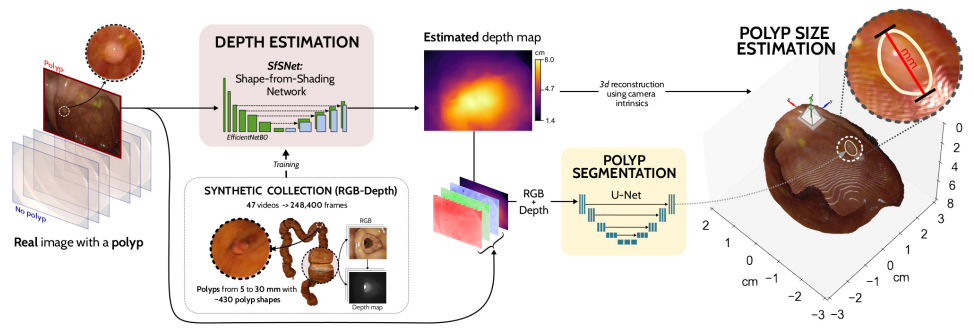
#> input picture pipeline_isbi.png, 1948 x 665 px, given as the content of the folder ./SyntheticDatabase_testingset_PolypSize/, which was not available (shown at 1/2 size)
$ python sizeGroundTruthSynthetic_revision.py
#> lines starting #> are read from the running program, lines starting #| are printed output that depends on the picture; after the words box and inside, x2 and y2 are one past the last pixel; in counts of white or black regions, pixels touching at a corner belong together; pictures that were not available may be replaced by others from this repository, and a replacement may not be noted
import os, csv
import pickle
import cv2
import numpy as np
import matplotlib
from matplotlib import pyplot as plt
import matplotlib.font_manager

from pylab import *
from mpl_toolkits.mplot3d import Axes3D
from skimage.transform import resize
from sklearn.metrics import mean_squared_error

#### CAMERA ###
from matplotlib import pyplot as plt
from mpl_toolkits.mplot3d.art3d import Poly3DCollection, Line3DCollection
import numpy as np

from camera_models import *

from skimage.measure import regionprops, label
from sklearn.metrics import pairwise_distances
from skimage.morphology import opening
from scipy import ndimage as ndi

# To generate test data
from skimage import data
from skimage.filters import sobel


STREL_4 = np.array([[0, 1, 0],
                    [1, 1, 1],
                    [0, 1, 0]], dtype=bool)

def get_border_image(region):
    convex_hull_mask = region.convex_image
    eroded_image = ndi.binary_erosion(convex_hull_mask, STREL_4, border_value=0)
    border_image = np.logical_xor(convex_hull_mask, eroded_image)
    return border_image

def get_region_diameters(img):

    assert img.dtype == bool and len(img.shape) == 2

    label_img = label(img, connectivity=img.ndim)

    for region in regionprops(label_img):
        border_image = get_border_image(region)

        perimeter_coordinates = np.transpose(np.nonzero(border_image))
        pairwise_distances_matrix = pairwise_distances(perimeter_coordinates)
        i, j = np.unravel_index(np.argmax(pairwise_distances_matrix), pairwise_distances_matrix.shape)
        ptA, ptB = perimeter_coordinates[i], perimeter_coordinates[j]
        region_offset = np.asarray([region.bbox[0], region.bbox[1]])
        ptA += region_offset
        ptB += region_offset
        yield pairwise_distances_matrix[i, j], ptA, ptB, border_image

def sortingFiles(arr, n):
    arr.sort(key=lambda x: (len(x), x))
    return arr

dpi_res = 100
matplotlib.rcParams["figure.dpi"] = dpi_res
matplotlib.rcParams['font.sans-serif'] = "Arial"
matplotlib.rcParams['xtick.major.pad']='10'
matplotlib.rcParams['ytick.major.pad']='10'
#matplotlib.rcParams['ztick.major.pad']='8'
fontScale = 25
fig_size=(10,10)

path_db = './SyntheticDatabase_testingset_PolypSize/'

list_files = os.listdir(path_db)
list_sorted_files = sortingFiles(list_files,len(list_files))

gt_size_arr = []
vid_name_arr = []
img_name_arr = []

size_lesser_5 = []
size_5_10 = []
size_10_15 = []
size_larger_15 = []
list_vids = os.listdir(path_db)
list_vids= sortingFiles(list_vids,len(list_vids))

idx_vid = 0
plt.ion()
for name_vid in list_vids:
    print('IDX',idx_vid+1,'--------',name_vid)

    path_vid = path_db+name_vid+'/'
    path_vid_img = path_vid+'img/'
    path_vid_depth = path_vid+'z/'
    path_vid_mask = path_vid+'mask/'

    list_files = os.listdir(path_vid_img)
    list_files= sortingFiles(list_files,len(list_files))

    for name_img in list_files:
        print('-'*10,name_vid,'-'*10)
        print(name_img)
        img = cv2.imread(path_vid_img + name_img)
#> img is the input picture: shape (665, 1948, 3); mean B, G, R 211.6, 215.6, 226.7

        depth = cv2.imread(path_vid_depth + name_img)[:,:,0]
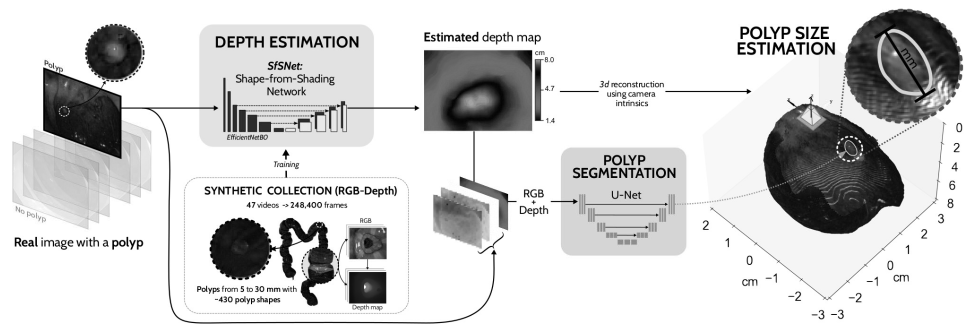
#> depth: shape (665, 1948) (shown at 1/2 size); min 0, max 255, mean 211.6
        polyp_mask = cv2.imread(path_vid_mask + name_img)

        dim = (1280,1080)

        polyp_mask = cv2.resize(polyp_mask, dim, interpolation = cv2.INTER_AREA)
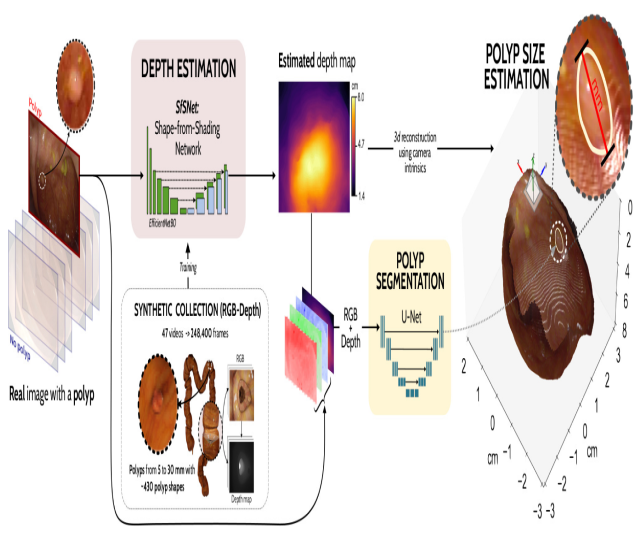
#> polyp_mask: shape (1080, 1280, 3) (shown at 1/2 size); mean B, G, R 211.5, 215.6, 226.7

        kernel = np.ones((8,8),np.uint8)
        #
        polyp_mask = cv2.morphologyEx(polyp_mask, cv2.MORPH_CLOSE, kernel)
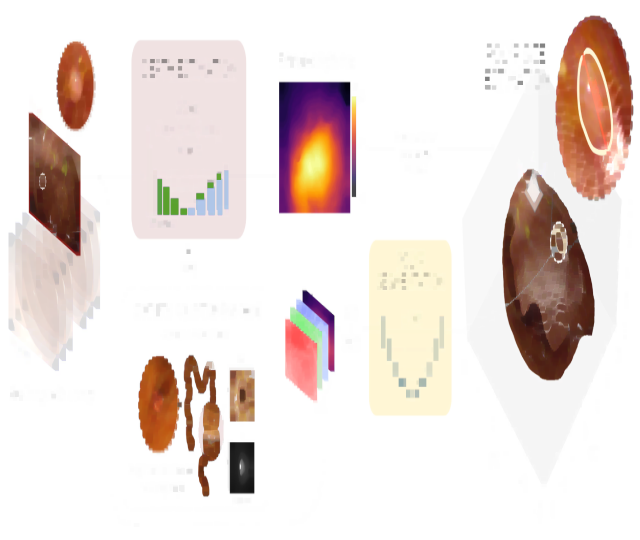
#> polyp_mask: shape (1080, 1280, 3) (shown at 1/2 size); mean B, G, R 219.3, 223.6, 234.9

        polyp_mask = cv2.erode(polyp_mask,kernel,iterations = 1)
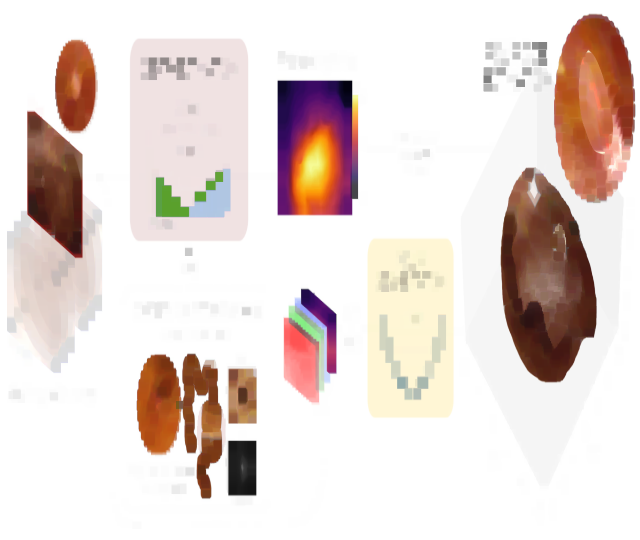
#> polyp_mask: shape (1080, 1280, 3) (shown at 1/2 size); mean B, G, R 212.6, 217.3, 230.1
        polyp_mask_resized = cv2.cvtColor(polyp_mask,cv2.COLOR_BGR2GRAY)
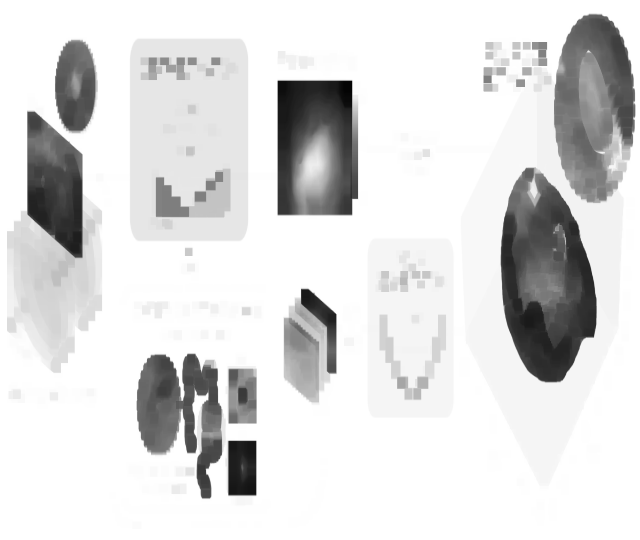
#> polyp_mask_resized: shape (1080, 1280) (shown at 1/2 size); min 4, max 255, mean 220.6
        ret,polyp_mask_thres = cv2.threshold(polyp_mask_resized,127,255,0)
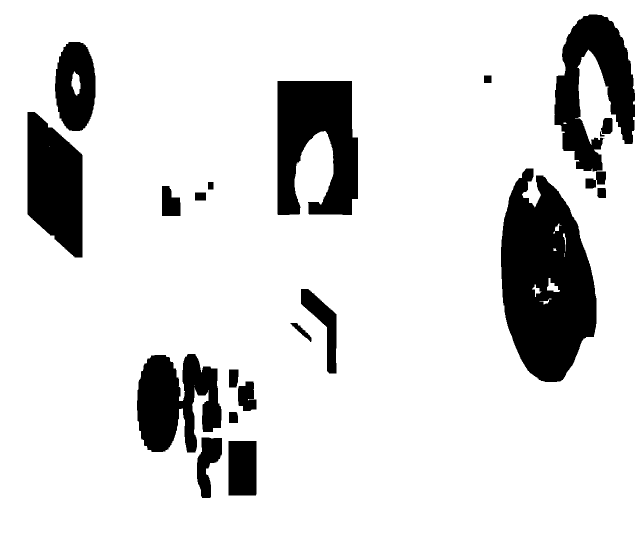
#> polyp_mask_thres: shape (1080, 1280) (shown at 1/2 size); 85.8% white; 21 black regions, largest, box (x1, y1, x2, y2) and area: (1002, 337, 1193, 764) 57025, (555, 162, 716, 430) 32425, (1109, 29, 1270, 343) 27322
        polyp_mask_thres = opening(polyp_mask_thres, STREL_4)
#> polyp_mask_thres: shape (1080, 1280); 85.8% white; 19 black regions, largest, box (x1, y1, x2, y2) and area: (1002, 337, 1193, 764) 57161, (555, 162, 716, 430) 32441, (1109, 29, 1270, 377) 28309
        polyp_mask_bin = polyp_mask_thres > 127


        for distance, ptA, ptB, border_image in get_region_diameters(polyp_mask_bin):
            x1, x2, y1, y2 = ptA[1], ptB[1], ptA[0], ptB[0]
#> this loop made 10 passes
#> (distance, ptA, ptB, x1, x2, y1, y2) on passes 1 to 10: (1673.3, [0, 0], [1079, 1279], 0, 1279, 0, 1079), (46.27, [144, 148], [190, 153], 148, 153, 144, 190), (5, [246, 1127], [246, 1132], 1127, 1132, 246, 246), (15.23, [447, 1117], [461, 1111], 1117, 1111, 447, 461), (3, [463, 1108], [466, 1108], 1108, 1108, 463, 466), (13.34, [467, 1127], [480, 1130], 1127, 1130, 467, 480), (5.39, [498, 1107], [500, 1112], 1107, 1112, 498, 500), (33.02, [556, 1098], [583, 1117], 1098, 1117, 556, 583), (19.24, [569, 1070], [586, 1079], 1070, 1079, 569, 586), (11.18, [602, 1097], [607, 1087], 1097, 1087, 602, 607)

        img = cv2.resize(img, dim, interpolation = cv2.INTER_AREA)
        vect_size = img.shape[0]*img.shape[1]
#> vect_size = 1382400

        img_norm = img.astype(np.uint8)/255
        img_flatten = img_norm.flatten().reshape(vect_size,3)

        x_retro = []
        y_retro = []
        x_retro=[ptA[0],ptB[0]]
#> x_retro = [602, 607]
        y_retro=[ptA[1],ptB[1]]
#> y_retro = [1097, 1087]


        vect_size = 2 # 2 points of the polyp contour
        cx = np.repeat(img.shape[0]/2,vect_size)
#> cx = [540, 540]
        cy = np.repeat(img.shape[1]/2,vect_size)
#> cy = [640, 640]

        focal_length_x = 448.13
        focal_length_x = np.repeat(focal_length_x,vect_size)

        focal_length_y = 378.11
        focal_length_y = np.repeat(focal_length_y,vect_size)

        x_over_z = (cx - x_retro) / focal_length_x
#> x_over_z = [-0.138, -0.15]
        y_over_z = (cy - y_retro) / focal_length_y
#> y_over_z = [-1.21, -1.18]

        x, y = ogrid[0:img.shape[0], 0:img.shape[1]]
#> x = 1080 values from 0 to 1079

        #---DEPTH ------------------------------------------------------

        depth_norm = (25/256)*resize(depth, (1080,1280),  preserve_range=True,
                                    mode='reflect', anti_aliasing=True )
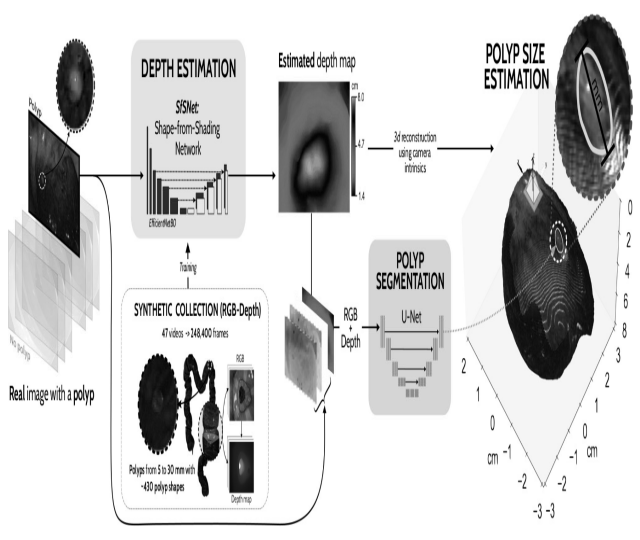
#> depth_norm: shape (1080, 1280) float64 (shown at 1/2 size); min 0, max 24.9, mean 20.7; drawn with min black and max white

        depth_flatten = np.array([depth_norm[ptA[0],ptA[1]], depth_norm[ptB[0],ptB[1]]])
#> depth_flatten = [4.33, 5.96]

        #---- Retroproyection --------------------------

        z_proj = depth_flatten / np.sqrt(1. + x_over_z**2 + y_over_z**2)
#> z_proj = [2.75, 3.83]
        x_proj = x_over_z * z_proj
#> x_proj = [-0.38, -0.573]
        y_proj = y_over_z * z_proj
#> y_proj = [-3.32, -4.53]

        size = round(np.sqrt((x_proj[0] - x_proj[1])**2 + (y_proj[0] - y_proj[1] )**2 + (z_proj[0] - z_proj[1] )**2)*10,1)
#> size = 16.4

        print('POLYP SIZE -  Ground truth size:', round(size,2),' mm ')
#| POLYP SIZE -  Ground truth size: 16.4  mm
        vid_name_arr.append(name_vid)
        img_name_arr.append(name_img)
        gt_size_arr.append(size)

        if size <= 5: size_lesser_5.append(size)
        if size > 5 and size <= 10: size_5_10.append(size)
        if size > 10 and size <= 15: size_10_15.append(size)
        if size > 15: size_larger_15.append(size)

        if False:
            fig = plt.figure()
            plt.imshow(cv2.resize(img, dim, interpolation = cv2.INTER_AREA))
            x1, x2, y1, y2 = ptA[1], ptB[1], ptA[0], ptB[0]
            plt.plot([x1, x2], [y1, y2], color='k', linestyle='--', linewidth=2)
            idx_mask = cv2.findContours(polyp_mask_thres,cv2.RETR_TREE,cv2.CHAIN_APPROX_NONE)
            x_points=[]
            y_points=[]
            for idx_point  in idx_mask[0][0]:
                x_points.append(idx_point[0][0])
                y_points.append(idx_point[0][1])

            plt.plot(x_points, y_points, color='k', linestyle='-', linewidth=2)
            plt.annotate('Ground truth: '+str(round(size,2))+' mm', xy =(100,100), xytext =(100,100), fontsize=20, weight='bold')
            plt.gca().set_axis_off()
            plt.subplots_adjust(top = 1, bottom = 0, right = 1, left = 0, hspace = 0, wspace = 0)
            plt.margins(0,0)
            plt.gca().xaxis.set_major_locator(plt.NullLocator())
            plt.gca().yaxis.set_major_locator(plt.NullLocator())
            plt.show(block=False)
            input('     Continuar')
            plt.close('all')
        # continue

    idx_vid += 1

print('size_lesser_5:',len(size_lesser_5))
print('size_5_10:',len(size_5_10))
print('size_10_15:',len(size_10_15))
print('size_larger_15:',len(size_larger_15))
#| size_larger_15: 1

# field names
fields = ['video', 'image', 'size']

# data rows of csv file
rows = []
for idx in range(0,len(gt_size_arr)):
    rows.append([vid_name_arr[idx],img_name_arr[idx],gt_size_arr[idx]])
#> this loop made 1 pass
#> after the loop, rows = [['pipeline_isbi.png', 'pipeline_isbi.png', 16.4]]

np.savetxt("ground_truth.csv",
		rows,
		delimiter =",",
		fmt ='% s')
